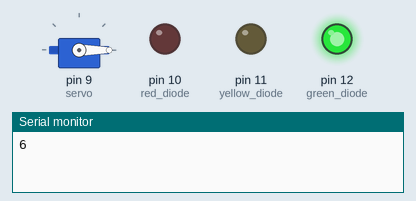
The sketch below on a simulated Arduino Uno, built with avr-gcc and run on an emulated ATmega328P. Shown: servo, output pins drawn as LEDs (lit = HIGH), the last lines printed to the serial monitor.

Above: at 0.05 s.
At 0.85 s:
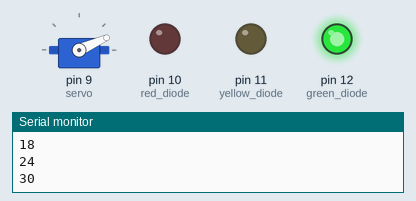
At 1.7 s:
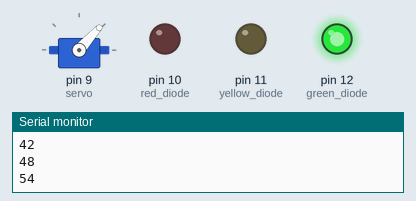
At 3.4 s:
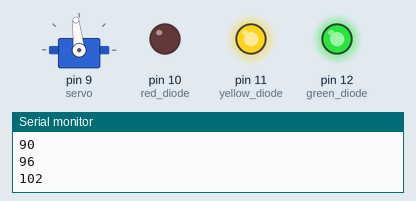
At 5.05 s:
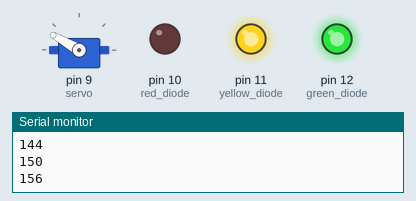
At 6.75 s:
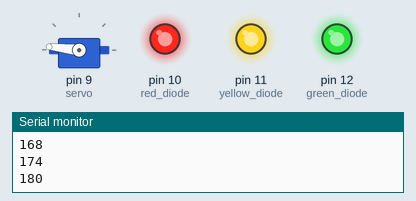
Timing chart, 0 to 7.8 s (numbered marks = the images above):
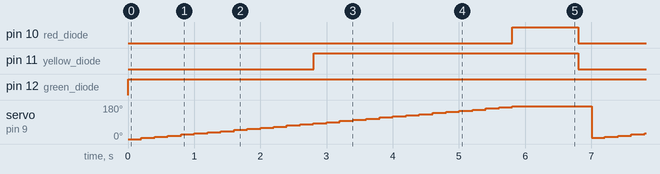

The sketch:

zad_3.ino
```cpp
/*
 * Zadanie 2
 * Zadanie to wprowadza kolejny bardzo ważny i przydatny element. Jest to serwomechanizm.
 * Cel zadania to stopniowe poruszanie serwem. Jak wiadomo ten model serwo
 * porusza się w zakresie 0-180 stopni. Program będzie poruszał serwem tak aby co 0.2s kąt zmieniał  sie o 6 stopni.
 * a po osiagnieciu 180 wrócił do pozycji 0.
 *
 * Po zrealizowaniu tej funkcjonalności należy dodać 3 diody (czerwoną, zółtą, zieloną).
 * Gdy kąt jest w zakresie (0,90) swieci się tylko zielona
 * Gdy kąt jest w zakresie <90,180) swieci się zielona i żółta
 * Gdy kąt osiąga kąt 180 świecą się wszystkie diody i program zatrzymuje się na 2 sekundy.
 */

#include <Servo.h>

#define red_diode 10
#define green_diode 12
#define yellow_diode 11

Servo servo;

int place = 0;
int change = 6;

void setup() {
    servo.attach(9);

    pinMode(red_diode, OUTPUT);
    pinMode(green_diode, OUTPUT);
    pinMode(yellow_diode, OUTPUT);

    digitalWrite(red_diode, LOW);
    digitalWrite(green_diode, LOW);
    digitalWrite(yellow_diode, LOW);

    Serial.begin(9600);
}

void loop() {
   if (place < 180) {
    servo.write(place);
  }
  else {
    place = 0;
  }
  place = place + change;
  Serial.println(place);
  if(place < 90){
    digitalWrite(red_diode, LOW);
    digitalWrite(green_diode, HIGH);
    digitalWrite(yellow_diode, LOW);
    delay(200);
  }
  else if(place < 180){
    digitalWrite(red_diode, LOW);
    digitalWrite(green_diode, HIGH);
    digitalWrite(yellow_diode, HIGH);
    delay(200);
  }
  else if (place == 180){
    digitalWrite(red_diode, HIGH);
    digitalWrite(green_diode, HIGH);
    digitalWrite(yellow_diode, HIGH);
    delay(1000);
  }

}
```

Measured:
- by itself, pin 10 (red_diode): alternates HIGH for 1.0 s and LOW for 5.8 s
- by itself, pin 11 (yellow_diode): alternates HIGH for 4.0 s and LOW for 2.8 s
- by itself, pin 12 (green_diode): LOW → HIGH at 0.00 s
- by itself, servo on pin 9 (servo): ramps from 6° to 174° and jumps back, once every 6.8 s
